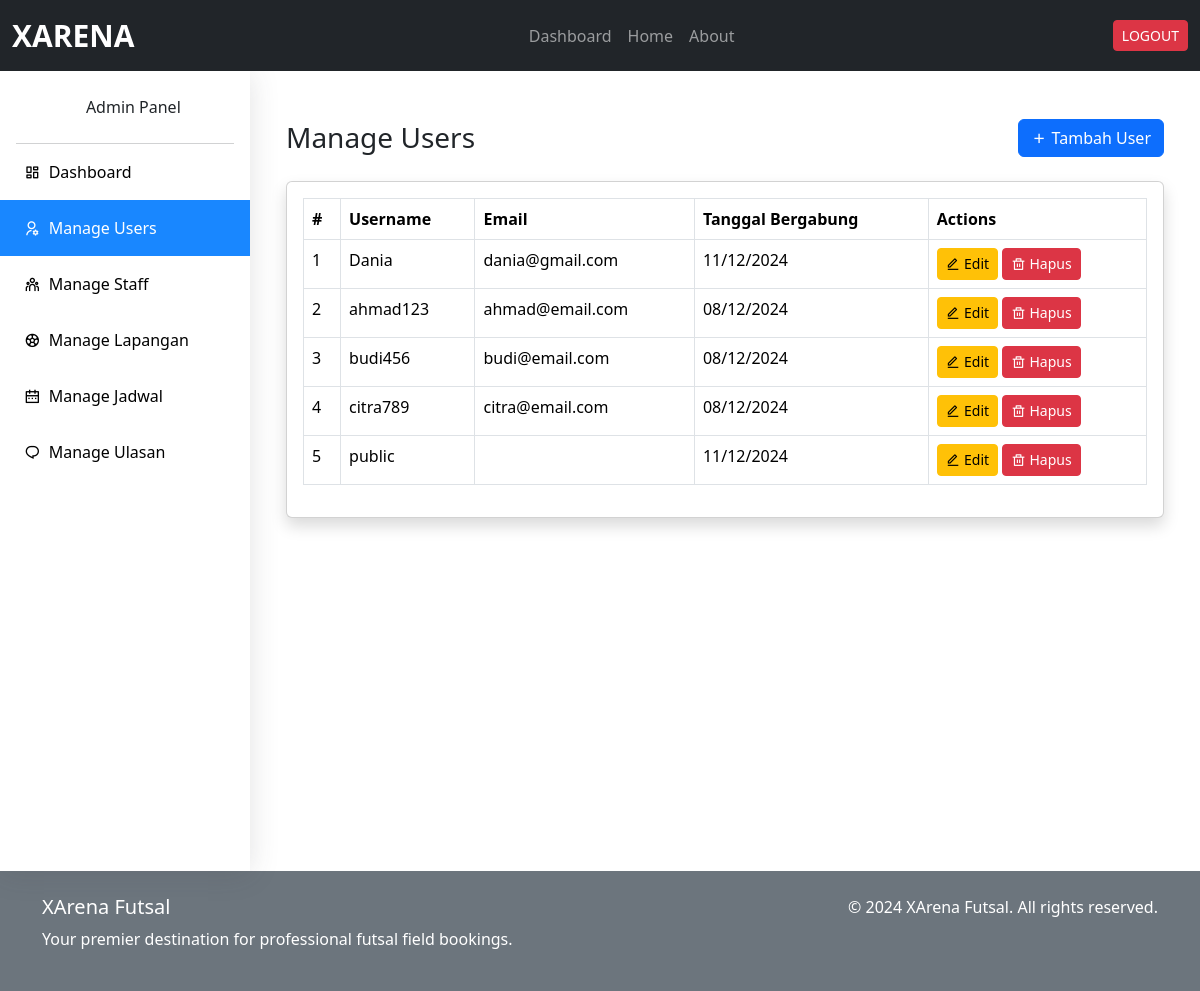
The app's page /adm/users/ (signed in) with its own data.
### xarena_app/models.py (models this page shows, shortened)
class CustomUser(AbstractUser):
    nama_lengkap = models.CharField(max_length=100, blank=True, null=True)
    no_hp = models.CharField(max_length=15, blank=True, null=True)

### xarena_app/views.py (the view, shortened to what this page needs)
# urls.py: path('adm/users/', views.manage_users, name='manage_users'),
@login_required
def manage_users(request):
    if not request.user.is_superuser:
        raise PermissionDenied
    users = CustomUser.objects.filter(is_staff=False, is_superuser=False).order_by('username')
    return render(request, 'admin/manage_users.html', {'users': users})

### templates/admin/manage_users.html (shortened to what this page needs)
{% extends './base_admin.html' %}
{% block admin_content %}
<div class="container-fluid mt-4">
  <div class="d-sm-flex align-items-center justify-content-between mb-4">
    <h1 class="h3 mb-0 text-gray-800">Manage Users</h1>
    <button class="btn btn-primary" data-bs-toggle="modal" data-bs-target="#addUserModal">
      <i class="ri-add-line"></i> Tambah User
    </button>
  </div>
  <div class="card shadow mb-4">
    <div class="card-body">
      <div class="table-responsive">
        <table class="table table-bordered">
          <thead>
            <tr>
              <th>#</th>
              <th>Username</th>
              <th>Email</th>
              <th>Tanggal Bergabung</th>
              <th>Actions</th>
            </tr>
          </thead>
          <tbody>
            {% for user in users %}
            <tr>
              <td>{{ forloop.counter }}</td>
              <td>{{ user.username }}</td>
              <td>{{ user.email }}</td>
              <td>{{ user.date_joined|date:"d/m/Y" }}</td>
              <td>
                <button class="btn btn-warning btn-sm edit-btn"
                  data-id="{{ user.id }}"
                  data-username="{{ user.username }}"
                  data-email="{{ user.email }}"
                  data-bs-toggle="modal"
                  data-bs-target="#editUserModal">
                  <i class="ri-edit-line"></i> Edit
                </button>
                <button class="btn btn-danger btn-sm hapus-btn"
                  data-id="{{ user.id }}"
                  data-username="{{ user.username }}"
                  data-bs-toggle="modal"
                  data-bs-target="#hapusUserModal">
                  <i class="ri-delete-bin-line"></i> Hapus
                </button>
              </td>
            </tr>
            {% endfor %}
          </tbody>
        </table>
      </div>
    </div>
  </div>
</div>
{% endblock %}

### static/css/style.css (style rules this page uses)
* { scrollbar-width: thin; scrollbar-color: #888 #f1f1f1; }

### records on screen
CustomUser: username "Dania", email "dania@gmail.com", date_joined "11/12/2024"
CustomUser: username "ahmad123", email "ahmad@email.com", date_joined "08/12/2024"
CustomUser: username "budi456", email "budi@email.com", date_joined "08/12/2024"
CustomUser: username "citra789", email "citra@email.com", date_joined "08/12/2024"
CustomUser: username "public", date_joined "11/12/2024"
